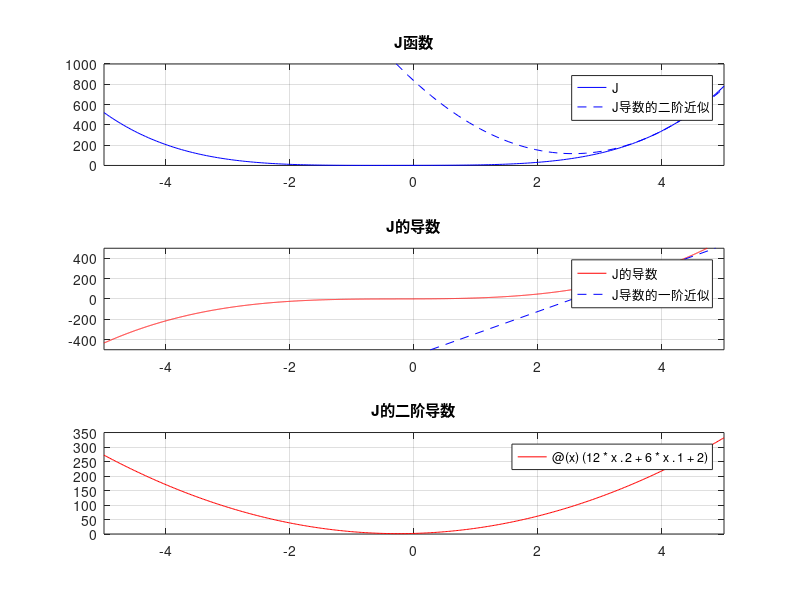

The MATLAB source for this figure:
% 按排气压力、进气压力、排温和阀位的列序计算高压 EGR 质量流量。
clear;
figure(1)

subplot(311)
fplot(@(x) x.^4 + x.^3 + x.^2 + x +1,'b');title('J函数')
hold on;

fplot(@(x) 218/2*x.^2 -559*x + (341- 218/2*4^2 + 559*4),'--b');
hold off;
grid;

legend('J','J导数的二阶近似')
ylim([0,1000])
% 在x = 4做二阶泰勒展开: (4^4 + 2*4^3 + 3*4^2 +4*4+5) + (4*(x -4)^3 + 6*(x-4)^2 + 6*(x -4)^1 +4) + 1/2*(x-4).^2 * (12*(x-4)^2 + 12*(x-4)^1 + 6);

subplot(312)

fplot(@(x) (4*x.^3 + 3*x.^2 + 2*x.^1 +1),'r');title('J的导数')
hold on;

fplot(@(x) 218*x -559,'--b');
hold off;

legend('J的导数','J导数的一阶近似')

ylim([-500,500])
%  fplot(@(x) (4^4 + 2*4^3 + 3*4^2 +4*4+5) + (4*(x -4)^3 + 6*(x-4)^2 + 6*(x -4)^1 +4) + 1/2*(x-4).^2 * (12*(x-4)^2 + 12*(x-4)^1 + 6),'r');
%  ylim([0,800])
% title('二阶泰勒展开')
grid;

subplot(313)

fplot(@(x) (12*x.^2 + 6*x.^1 + 2),'r');title('J的二阶导数')
grid;

% b = 313 - 218*4
